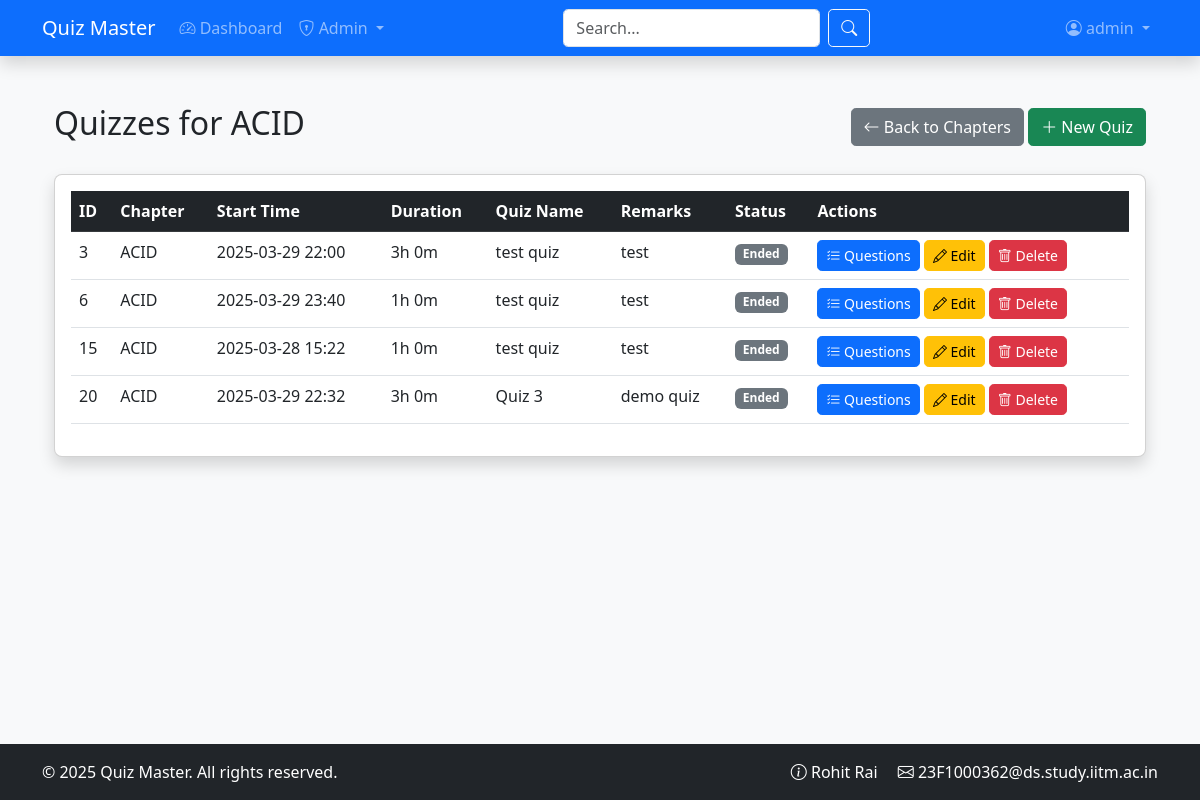
/admin/quizzes/2 (signed in), run on the app's committed database.
### application/models.py (models this page shows, shortened)
class User(UserMixin, db.Model):
    __tablename__ = 'users'
    id = db.Column(db.Integer, primary_key=True)
    username = db.Column(db.String(100), unique=True, nullable=False, index=True)
    password_hash = db.Column(db.String(128), nullable=False)
    full_name = db.Column(db.String(100), nullable=False)
    email = db.Column(db.String(120), unique=True, nullable=False)
    qualification = db.Column(db.String(100))
    dob = db.Column(db.Date)
    bio = db.Column(db.Text)
    location = db.Column(db.String(100))
    avatar = db.Column(db.String(255), nullable=True)
    website = db.Column(db.String(200))
    is_admin = db.Column(db.Boolean, default=False)
    is_admin = db.Column(db.Boolean, default=False)
    is_active = db.Column(db.Boolean, default=True)
    created_at = db.Column(db.DateTime, default=lambda: datetime.now(timezone.utc))
    last_seen = db.Column(db.DateTime, default=lambda: datetime.now(timezone.utc))
    scores = db.relationship('Score', back_populates='user', cascade='all, delete-orphan')
    quiz_attempts = db.relationship('QuizAttempt', back_populates='user', cascade='all, delete-orphan')
    @property
    def password(self):
        raise AttributeError('Password is not readable')

class Chapter(db.Model):
    __tablename__ = 'chapters'
    id = db.Column(db.Integer, primary_key=True)
    name = db.Column(db.String(100), nullable=False, index=True)
    description = db.Column(db.Text)
    subject_id = db.Column(db.Integer, db.ForeignKey('subjects.id', ondelete='CASCADE'), nullable=False)
    subject = db.relationship('Subject', back_populates='chapters')
    quizzes = db.relationship('Quiz', back_populates='chapter', cascade='all, delete-orphan')

class Quiz(db.Model):
    __tablename__ = 'quizzes'
    id = db.Column(db.Integer, primary_key=True)
    quiz_name = db.Column(db.String(100), nullable=False)
    start_time = db.Column(db.DateTime, nullable=False) # Start time of quiz
    end_time = db.Column(db.DateTime, nullable=True)    # End time of quiz
    duration = db.Column(db.Integer, nullable=False)  # Minutes duration of quiz
    remarks = db.Column(db.Text, nullable=True)
    active = db.Column(db.Boolean, default=True)
    chapter_id = db.Column(db.Integer, db.ForeignKey('chapters.id', ondelete='CASCADE'), nullable=False)
    chapter = db.relationship('Chapter', back_populates='quizzes')
    questions = db.relationship('Question', back_populates='quiz', cascade='all, delete-orphan')
    scores = db.relationship('Score', back_populates='quiz', cascade='all, delete-orphan')
    quiz_attempts = db.relationship('QuizAttempt', back_populates='quiz', cascade='all, delete-orphan')
    @property
    def status(self):
        ist = pytz.timezone("Asia/Kolkata")  # Define IST timezone
        now_ist = datetime.now(ist)  # Get current time in IST
        start_time_ist = self.start_time.astimezone(ist)
        end_time_ist = start_time_ist + timedelta(minutes=self.duration)
        if now_ist < start_time_ist:
            return "Upcoming"  # Current time is before the start time
        elif start_time_ist <= now_ist <= end_time_ist:
            return "Active"  # Current time is within the quiz duration
        else:
            return "Ended"

### application/blueprints/admin_bp.py (the view)
@admin_bp.route('/quizzes/<int:chapter_id>', methods=['GET'])
@admin_required
def manage_quizzes(chapter_id):
    chapter = Chapter.query.get_or_404(chapter_id)
    quizzes = Quiz.query.filter_by(chapter_id=chapter.id).all()
    return render_template('admin/manage_quizzes.html',
                           chapter=chapter,
                           quizzes=quizzes)

### application/__init__.py (called while the page is built)
@login_manager.user_loader
def load_user(user_id):
    from application.models import User
    return User.query.get(int(user_id))

### application/templates/admin/manage_quizzes.html (shortened to what this page needs)
{% extends "base.html" %}
{% block content %}
<div class="container mt-4">
    <div class="d-flex justify-content-between align-items-center mb-4">
        <h2>Quizzes for {{ chapter.name }}</h2>
        <div>
            <a href="{{ url_for('admin.manage_chapters', subject_id=chapter.subject_id) }}"
               class="btn btn-secondary">
               <i class="bi bi-arrow-left"></i> Back to Chapters
            </a>
            <a href="{{ url_for('admin.create_quiz', chapter_id=chapter.id) }}" class="btn btn-success">
                <i class="bi bi-plus-lg"></i> New Quiz
            </a>
        </div>
    </div>
    <div class="card shadow">
        <div class="card-body">
            <div class="table-responsive">
                <table class="table table-hover">
                    <thead class="table-dark">
                        <tr>
                            <th>ID</th>
                            <th>Chapter</th>
                            <th>Start Time</th>
                            <th>Duration</th>
                            <th>Quiz Name</th>
                            <th>Remarks</th>
                            <th>Status</th>
                            <th>Actions</th>
                        </tr>
                    </thead>
                    <tbody>
                        {% if quizzes %}
                            {% for quiz in quizzes %}
                            <tr>
                                <td>{{ quiz.id }}</td>
                                <td>{{ quiz.chapter.name }}</td>
                                <td>{{ quiz.start_time.strftime('%Y-%m-%d %H:%M') }}</td>
                                <td>{{ quiz.duration // 60 }}h {{ quiz.duration % 60 }}m</td>
                                <td>{{ quiz.quiz_name }}</td>
                                <td>{{ quiz.remarks or '' }}</td>
                                <td>
                                    {% if quiz.status == "Active" %}
                                        <span class="badge bg-success">{{ quiz.status }}</span>
                                    {% elif quiz.status == "Upcoming" %}
                                        <span class="badge bg-warning">{{ quiz.status }}</span>
                                    {% else %}
                                        <span class="badge bg-secondary">{{ quiz.status }}</span>
                                    {% endif %}
                                </td>
                                <td>
                                    <a href="{{ url_for('admin.manage_questions', quiz_id=quiz.id) }}"
                                       class="btn btn-sm btn-primary">
                                        <i class="bi bi-list-check"></i> Questions
                                    </a>
                                    <a href="{{ url_for('admin.edit_quiz', chapter_id=chapter.id, quiz_id=quiz.id) }}"
                                       class="btn btn-sm btn-warning">
                                        <i class="bi bi-pencil"></i> Edit
                                    </a>
                                    <form class="d-inline"
                                          action="{{ url_for('admin.delete_quiz', quiz_id=quiz.id) }}"
                                          method="POST">
                                        <button type="submit" class="btn btn-danger btn-sm">
                                            <i class="bi bi-trash"></i> Delete
                                        </button>
                                    </form>
                                </td>
                            </tr>
                            {% endfor %}
                        {% else %}
                            <tr>
                                <td colspan="8" class="text-center text-muted">No quizzes available.</td>
                            </tr>
                        {% endif %}
                    </tbody>
                </table>
            </div>
        </div>
    </div>
</div>
{% endblock %}

### application/templates/base.html (shortened to what this page needs)
<!DOCTYPE html>
<html lang="en">
<head>
    <link href="https://cdn.jsdelivr.net/npm/bootstrap@5.3.0/dist/css/bootstrap.min.css" rel="stylesheet">
    <link rel="stylesheet" href="https://cdn.jsdelivr.net/npm/bootstrap-icons@1.11.1/font/bootstrap-icons.css">
    <link rel="stylesheet" href="{{ url_for('static', filename='css/main.css') }}">
</head>
<body class="d-flex flex-column min-vh-100">
    <nav class="navbar navbar-expand-lg navbar-dark bg-primary shadow">
        <div class="container">
            <a class="navbar-brand" href="{{ url_for('main.index') }}">
                 Quiz Master
            </a>
            <div class="collapse navbar-collapse" id="mainNav">
                <ul class="navbar-nav me-auto">
                    {% if current_user.is_authenticated %}
                        <li class="nav-item">
                            <a class="nav-link" href="{{ url_for('user.dashboard') }}">
                                <i class="bi bi-speedometer2"></i> Dashboard
                            </a>
                        </li>
                        {% if current_user.is_admin %}
                        <li class="nav-item dropdown">
                            <a class="nav-link dropdown-toggle" href="#" role="button" data-bs-toggle="dropdown">
                                <i class="bi bi-shield-lock"></i> Admin
                            </a>
                        </li>
                        {% endif %}
                    {% endif %}
                </ul>
                <form class="d-flex me-3" action="{{ url_for('main.search') }}" method="GET">
                    <input class="form-control me-2" type="text" name="q" placeholder="Search..." required>
                    <button class="btn btn-outline-light" type="submit">
                        <i class="bi bi-search"></i>
                    </button>
                </form>
                <ul class="navbar-nav ms-auto">
                    {% if current_user.is_authenticated %}
                        <li class="nav-item dropdown">
                            <a class="nav-link dropdown-toggle" href="#" role="button" data-bs-toggle="dropdown">
                                <i class="bi bi-person-circle"></i> {{ current_user.username }}
                            </a>
                        </li>
                    {% endif %}
                </ul>
            </div>
        </div>
    </nav>
    <main class="container flex-grow-1 mt-4">
        {% block content %}{% endblock %}
    </main>
    <footer class="bg-dark text-white mt-auto py-3">
        <div class="container">
            <div class="row">
                <div class="col-md-6">
                    <p class="mb-0">&copy; 2025 Quiz Master. All rights reserved.</p>
                </div>
                <div class="col-md-6 text-end">
                    <a href="#" class="text-white text-decoration-none me-3">
                        <i class="bi bi-info-circle"></i> Rohit Rai
                    </a>
                    <a href="#" class="text-white text-decoration-none">
                        <i class="bi bi-envelope"></i> 23F1000362@ds.study.iitm.ac.in
                    </a>
                </div>
            </div>
        </div>
    </footer>
</body>
</html>

### application/static/css/main.css (style rules this page uses)
body { font-family: 'Segoe UI', Tahoma, Geneva, Verdana, sans-serif; background-color: #f8f9fa; }
.navbar { box-shadow: 0 2px 4px rgba(0, 0, 0, 0.1); }
.card { border-radius: 0.5rem; box-shadow: 0 2px 5px rgba(0, 0, 0, 0.05); transition: transform 0.3s ease; }
.table-responsive { overflow-x: auto; -webkit-overflow-scrolling: touch; }
.btn { border-radius: 0.3rem; }
.form-control, .form-select { border-radius: 0.3rem; }

### data on the page
User: username "admin"
Chapter: name "ACID"
Quiz: id "3", chapter.name "ACID", start_time "2025-03-29 22:00", duration "3", quiz.duration%60 "0", quiz_name "test quiz", remarks "test", status "Ended"
Quiz: id "6", chapter.name "ACID", start_time "2025-03-29 23:40", duration "1", quiz.duration%60 "0", quiz_name "test quiz", remarks "test", status "Ended"
Quiz: id "15", chapter.name "ACID", start_time "2025-03-28 15:22", duration "1", quiz.duration%60 "0", quiz_name "test quiz", remarks "test", status "Ended"
Quiz: id "20", chapter.name "ACID", start_time "2025-03-29 22:32", duration "3", quiz.duration%60 "0", quiz_name "Quiz 3", remarks "demo quiz", status "Ended"
